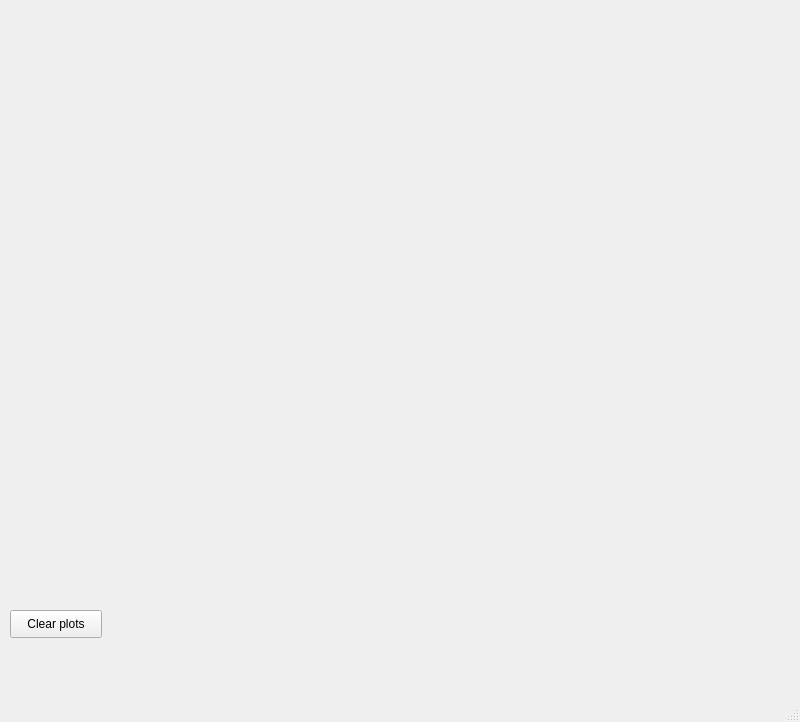
<?xml version="1.0" encoding="UTF-8"?>
<ui version="4.0">
 <class>plotter</class>
 <widget class="QMainWindow" name="plotter">
  <property name="geometry">
   <rect>
    <x>0</x>
    <y>0</y>
    <width>800</width>
    <height>722</height>
   </rect>
  </property>
  <property name="windowTitle">
   <string>MainWindow</string>
  </property>
  <widget class="QWidget" name="centralwidget">
   <widget class="QPushButton" name="butClear">
    <property name="geometry">
     <rect>
      <x>10</x>
      <y>610</y>
      <width>92</width>
      <height>28</height>
     </rect>
    </property>
    <property name="text">
     <string>Clear plots</string>
    </property>
   </widget>
   <widget class="QwtPlot" name="qwtPlot1">
    <property name="geometry">
     <rect>
      <x>0</x>
      <y>0</y>
      <width>791</width>
      <height>201</height>
     </rect>
    </property>
   </widget>
   <widget class="QwtPlot" name="qwtPlot3">
    <property name="geometry">
     <rect>
      <x>0</x>
      <y>430</y>
      <width>791</width>
      <height>201</height>
     </rect>
    </property>
   </widget>
   <widget class="QwtPlot" name="qwtPlot2">
    <property name="geometry">
     <rect>
      <x>0</x>
      <y>220</y>
      <width>791</width>
      <height>201</height>
     </rect>
    </property>
   </widget>
  </widget>
  <widget class="QMenuBar" name="menubar">
   <property name="geometry">
    <rect>
     <x>0</x>
     <y>0</y>
     <width>800</width>
     <height>25</height>
    </rect>
   </property>
  </widget>
  <widget class="QStatusBar" name="statusbar"/>
 </widget>
 <customwidgets>
  <customwidget>
   <class>QwtPlot</class>
   <extends>QFrame</extends>
   <header>qwt_plot.h</header>
  </customwidget>
 </customwidgets>
 <resources/>
 <connections/>
</ui>
